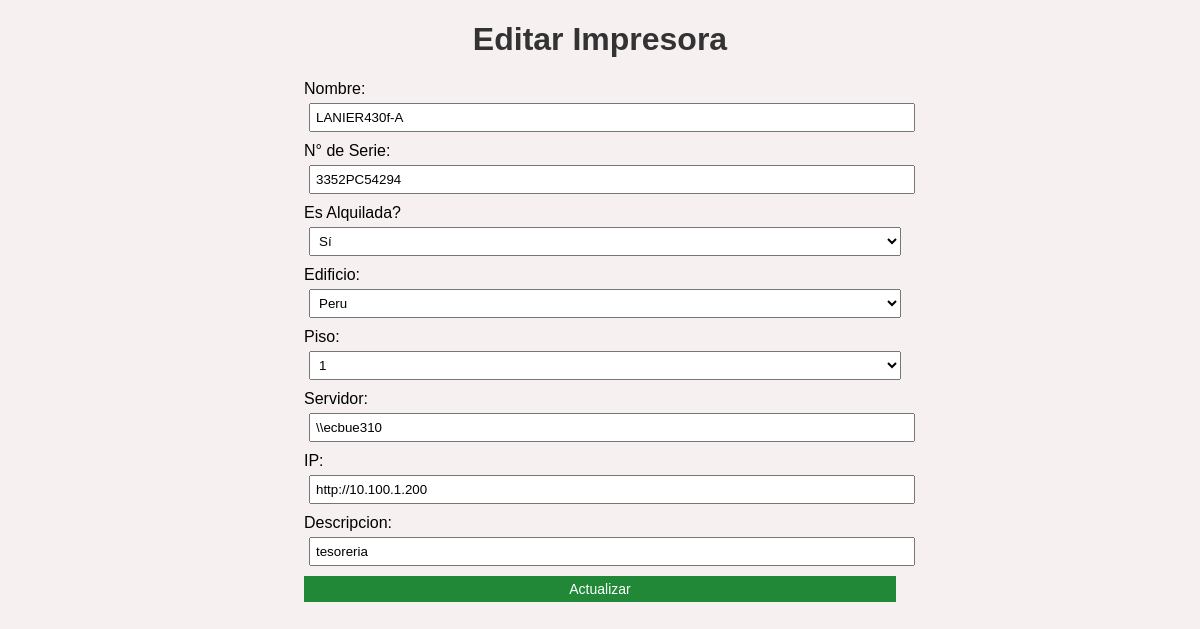
The page /editar_impresora/1 (signed in) on the database its author committed.
### models.py (models this page shows)
class Impresora(db.Model):
    id = db.Column(db.Integer, primary_key=True, autoincrement=True)
    nombre = db.Column(db.String(50), nullable=False)
    numero_serie = db.Column(db.String(50), nullable=False)
    alquilada = db.Column(Boolean, nullable=False)
    edificio = db.Column(db.String(50), nullable=False)
    piso = db.Column(db.String(10), nullable=False)
    servidor = db.Column(db.String(50), nullable=True)
    ip = db.Column(db.String(50), nullable=True)
    descripcion = db.Column(db.Text, nullable=True)

### routes/impresoras.py (the view)
@impresoras_bp.route('/editar_impresora/<int:id>', methods=['GET'])
@login_required
@basico_required
def editar_impresora(id):
    impresora = Impresora.query.get(id)
    return render_template('editar_impresora.html', impresora=impresora)

### app2.py (called while the page is built)
@login_manager.user_loader
def load_user(user_id):
    return User.query.get(int(user_id))

### models.py (called while the page is built)
    def has_role(self, *roles):
        return self.role in roles

### routes/auth.py (called while the page is built)
def basico_required(f):
    @wraps(f)
    def decorated_function(*args, **kwargs):
        if not current_user.is_authenticated or current_user.has_role('lectura'):
            abort(403)
        return f(*args, **kwargs)
    return decorated_function

### templates/editar_impresora.html (shortened to what this page needs)
<!DOCTYPE html>
<html lang="es">
<head>
    <link rel="stylesheet" type="text/css" href="{{ url_for('static', filename='styles.css') }}">
</head>
<body>
    <h1>Editar Impresora</h1>
    <form class="form-alineado" action="/actualizar_impresora/{{ impresora.id }}" method="post">
        <label for="nombre">Nombre:</label>
        <input type="text" name="nombre" value="{{ impresora.nombre }}" placeholder="Nombre de Impresora" required>
        <label for="numero_serie">N° de Serie:</label>
        <input type="text" name="numero_serie" value="{{ impresora.numero_serie }}" placeholder="Numero de Serie" required>
        <label for="alquilada">Es Alquilada?</label>
        <select name="alquilada" required>
            <option value="1" {% if impresora.alquilada == True %}selected{% endif %}>Sí</option>
        </select>
        <label for="edificio">Edificio:</label>
        <select id="filtro_edificio" name="edificio" onchange="actualizarPisosFiltro()" required>
            <option value="Peru" {% if impresora.edificio=='Peru' %}selected{% endif %}>Peru</option>
        </select>
        <label for="piso">Piso:</label>
        <select id="filtro_piso" name="piso" required onclick="actualizarPisosFiltro()">
            {% if impresora.piso %}
            <option value="{{ impresora.piso }}" selected>{{ impresora.piso }}</option>
            {% endif %}
        </select>
        <label for="servidor">Servidor:</label>
        <input type="text" name="servidor" value="{{ impresora.servidor if impresora.servidor else '' }}"placeholder="Servidor">
        <label for="ip">IP:</label>
        <input type="text" name="ip" value="{{ impresora.ip if impresora.ip else '' }}" placeholder="IP">
        <label for="descripcion">Descripcion:</label>
        <input type="text" name="descripcion" value="{{ impresora.descripcion if impresora.descripcion else '' }}" placeholder="Descripcion (opcional)">
        <button type="submit">Actualizar</button>
    </form>
</body>
</html>

### static/styles.css (style rules this page uses)
body { font-family: Arial, sans-serif; background-color: #f7f0f0; text-align: center; max-width: 100%; overflow-x: hidden; }
h1 { color: #333; }
button { background: #218838; font-size: 14px; color: white; border: none; padding: 5px 10px; cursor: pointer; }
form { margin-bottom: 20px; }
input, select { padding: 5px; margin: 5px; }
.form-alineado { text-align: left; margin: 0 auto; width: 50%; }
.form-alineado input, .form-alineado select, .form-alineado button { display: block; width: 100%; margin-bottom: 10px; }

### rows shown on the page
Impresora: nombre "LANIER430f-A", numero_serie "3352PC54294", alquilada "Sí", edificio "Peru", piso "1", servidor "\\\\ecbue310", ip "http://10.100.1.200", descripcion "tesoreria"
